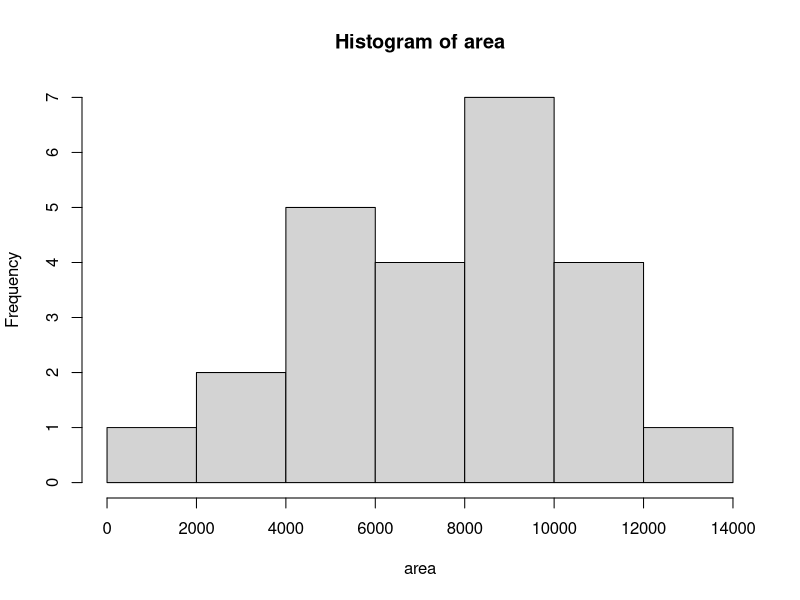
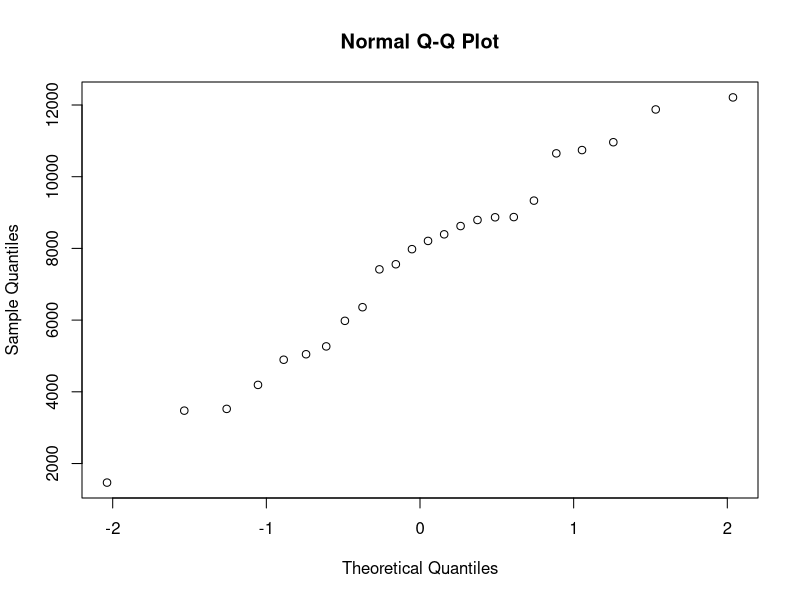

The R source for these figures, in order:
## ---- chunk 1
qnorm(0.025)
0.76 + qnorm(0.025) * 0.08 / 10
0.76 - qnorm(0.025) * 0.08 / 10
## ---- chunk 2
area = c(8793, 10651, 10743, 4193, 5267, 8393, 1468, 3524, 7416, 6360, 7558, 8209, 9333, 5048, 8868, 3475, 8874, 12212, 4895, 8624, 11876, 5980, 7979, 10962)

hist(area)
qqnorm(area)

sampleMean = mean(area)
sampleSD = sd(area)
-qt(p = 0.05, df = 24 - 1) * sampleSD / sqrt(24)
Tstat = (sampleMean - 8000) / (sampleSD / sqrt(24))
Tstat
pval = pt(Tstat, df = 23)
pnorm(Tstat)

sampleMean + qt(p = 0.005, 23) * sampleSD / sqrt(24)
sampleMean - qt(p = 0.005, 23) * sampleSD / sqrt(24)
## ---- chunk 3
qnorm(0.005)
100 + qnorm(0.005) * 2 / sqrt(25)
pnorm(q= 98.9697, mean = 98, sd =  2) + 1 - pnorm(q = 101.03, mean = 98, sd = 2)
a = 98 + qnorm(0.005) * 2 / sqrt(25)
b = 98 - qnorm(0.005) * 2 / sqrt(25)

pnorm(q = a, 98, 2) + 1 - pnorm(b, 98, 2)

pnorm(qnorm(0.025, 98, 2/sqrt(25)), 100, 2/sqrt(25)) + 1 - pnorm(qnorm(1 - 0.025, 98, 2 / sqrt(25)), 100, 2/sqrt(25))
